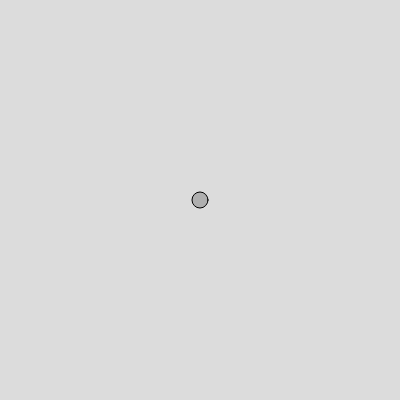
Frame 1 (no input)
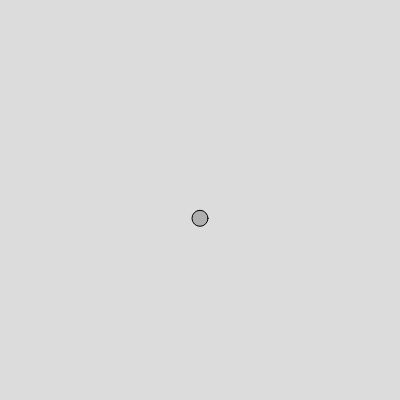
Frame 60 (no input)
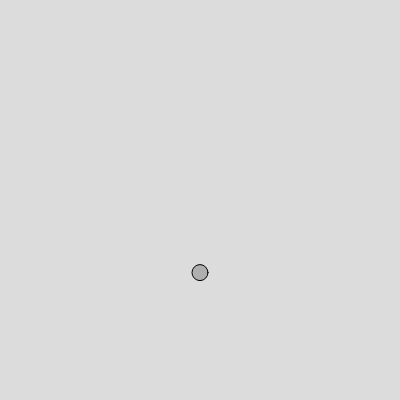
Frame 120 (the mouse pressed at the canvas centre since frame 60)

The p5.js sketch that drew these frames (run headless with seeded random() and noise() and a simulated clock; from frame 60 on, the mouse is pressed at the canvas centre):

// p5.js sketch
// ── sketch.js
let mover;

function setup() {
  createCanvas(400, 400);

  mover = new Mover();
}

function draw() {
  background(220);

  let gravity = createVector(0, 0.01 * mover.mass);
  mover.applyForce(gravity);

  mover.update();
  mover.checkEdges();
  mover.show();
}

// ── Mover.js
class Mover {
    constructor() {
        this.position = createVector(width/2, height/2);
        this.velocity = createVector(0, 0);
        this.acceleration = createVector(0, 0);
        this.mass = 1;
    }

    applyForce(force) {
        let f = p5.Vector.div(force, this.mass);
        this.acceleration.add(f);
    }
    
    update() {
        this.velocity.add(this.acceleration);
        this.position.add(this.velocity);
        this.acceleration.mult(0);
    }

    show() {
        stroke(0);
        fill(175);

        circle(this.position.x, this.position.y, this.mass * 16);
    }

    checkEdges() {
        if (this.position.y > height) {
            this.position.y = height;
            this.velocity.y *= -0.99;
        }
    }
}
